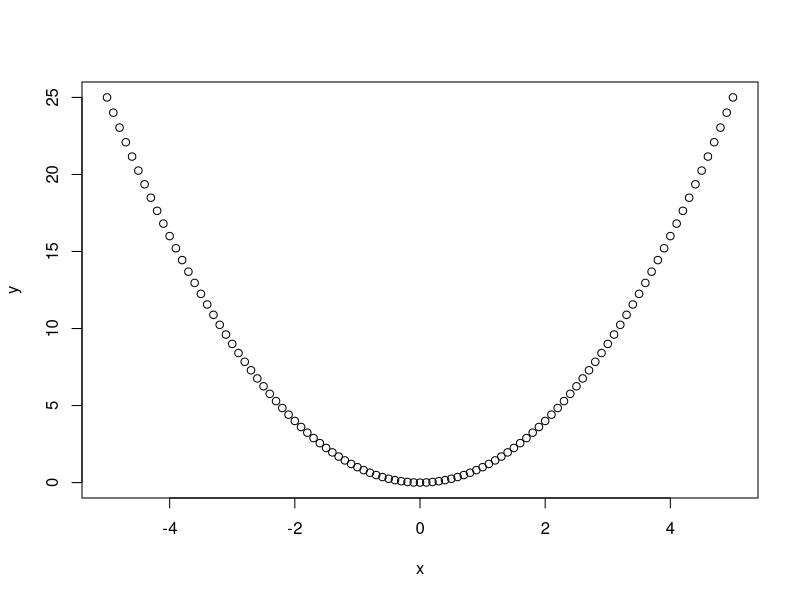

Source code (R): (Note: this script raises an error after producing the figure.)
#---Variables---
#Variables can be set with either an "=" or a "<-"
x = 1
y <- 2

#---Vectors---
vector <- c(1, 2, 5)
age <- c(15, 16, 16, 8, 15, 15, 14, 16, 16, 16, 15, 15, 15, 92)

#c() stands for combine

ev <- vector()  #creates empty vector
ev[1] <- 5
ev[2] <- 4

cv <- character(5)    #creates character vector with length 5
nv <- numeric(5)      #creates numeric vector with length 5
lg <- logical(5)      #creates logical vector with length 5

#---Booleans---
5 == 5
5 < 3
5 > 3
5 <= 3
5 >= 3

#---Random Math IG---
vector*5
vector^2

#---Commands---
mean(age)
sd(age) #standard deviation
#indexing
age[3]
age[3:6] #3 to 6, makes a sequence
age[c(1, 2, 5, 8)] #gives the 1st, 2nd, 5th, and 8th elements
#sequencing
1:100
seq(1,100)
seq(1,100, by = 0.5)

#---Plots---
#plot y = x^2
x <- seq(-5, 5, by=0.1)
y <- x^2
plot(x, y)

#---Matricies---
myMatrix <- matrix(0, nrow = 3, ncol = 5) #Matrix of all 0s

length(age)
ageMatrix <- matrix(age, nrow = 2)

ageMatrix
t(ageMatrix) #transpose
ageMatrix %*% t(ageMatrix) #multiplication

#MORE MATRIX STUFF
mList <- c(2, 0, 0, 2)
aList <- c(5, 2, 3, 2)
m <- matrix(mList, nrow = 2, byrow = T)
a <- matrix(aList, nrow = 2, byrow = T)
m %*% a

det(a) #determinant: ad - bc = 4

#---Probabilities---
choose(n=10, k=3) * (.2^3) * (.8^7) #Binomial solving
exp(-10) * (10^12) / factorial(12)  #Poisson solving

dpios("x","lambda")   #density
dpois(0,3) + dpois(1, 3) + dpois(2,3)
#\/ same as /\
ppois(2,3)

dbinom(3, 20, .1)

#---CLEAR ENV---
rm(list=ls())
#Ctrl+L to clear console

#---STUFF---
y <- 5
class(y)            #says what variable y is
typeof(y)           #says what type of variable y is
y <- as.integer(y)  #casts y to an int

x <- "lol"
class(x)
typeof(x)

z <- "5"
class(z)
typeof(z)
z <- noquote(z)     #gets rid of the quotes
z <- as.integer(z)
z <- as.double(z)

#---Loops & Functions---
condition <- TRUE
if(condition) {
  print("hi")
  condition <- FALSE
} else {
  print("cy@")
}
#ifelse(condition, if event, else event) { } also exists
#%% is remainder (modulo?)

#will automatically create i, still initialize first tho
i = 0 
for(i in 0:5) {
  print(i)
}

temp <- numeric(15)
for(i in 1:length(temp)) {
  temp[i] <- (3*i + 3)
}
temp

#Ctrl + enter or Ctrl + exit to stop a while loop, also there's a red button in the corner
while(i < 5) {
  print(i)
  i <- i+1
}

break

x <- 1
repeat {
  print(x)
  x <- x+1
  if(x == 2019) break
}

#function
func <- function(arg1, arg2) {
  result <- arg1 * arg2
  print(result)
}
func(2, 3)
